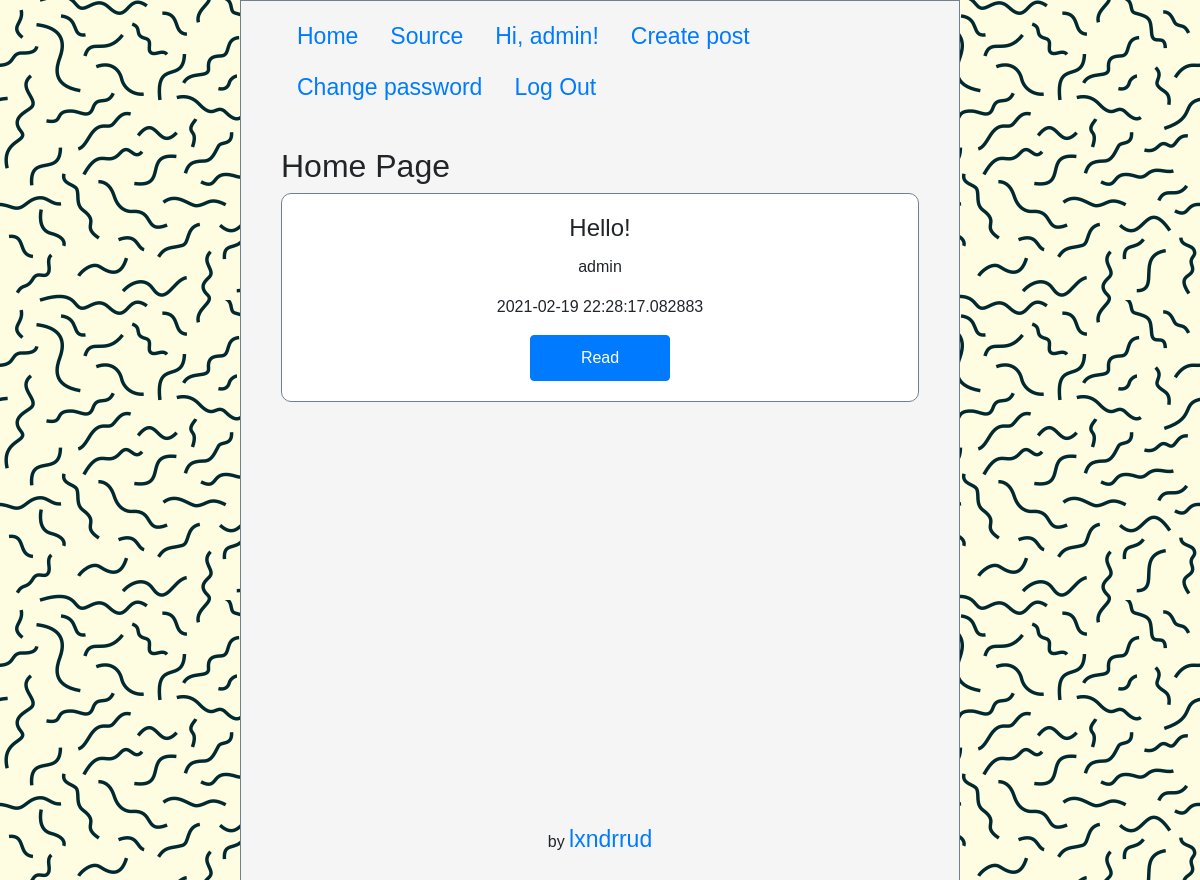
Page / (signed in) on the earlier database version.
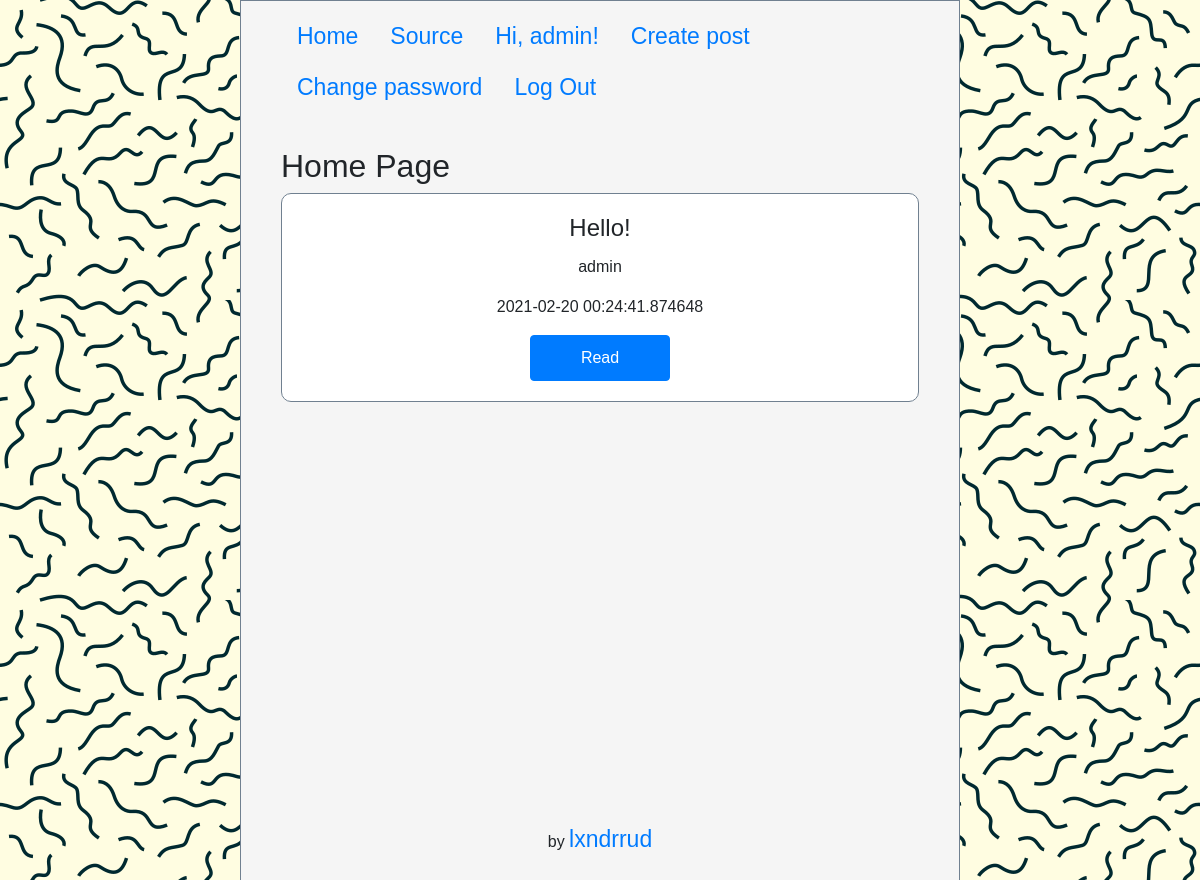
Same page on the later database version.
### script.py (models this page shows, shortened)
class Post(db.Model):
    id = db.Column(db.Integer, primary_key=True)
    title = db.Column(db.String(50), nullable=False)
    text = db.Column(db.String(500), nullable=False)
    datetime = db.Column(db.DateTime, nullable=False, default=datetime.now())
    author_nickname = db.Column(db.String(50), db.ForeignKey('user.nickname'))
    commentaries = db.relationship('Commentary', backref=db.backref('post'))
    likes = db.relationship('Like', backref=db.backref('post'))

### script.py (the view)
@app.route('/', methods=['GET'])
def home():
    if not session.get('is_authenticated', False):
        session['is_authenticated'] = False
    posts = Post.query.order_by(Post.datetime).all()
    posts.reverse()
    return render_template('home.html', posts=posts)

### templates/home.html (shortened to what this page needs)
{% extends 'base.html' %}
{% block content %}
    <h2 class="page-title">Home Page</h2>
    {% for post in posts %}
        <div class="card">
            <div class="card-body">
                <h4 class="card-title">{{ post.title }}</h4>
                <p class="card-text">{{ post.author_nickname }}</p>
                <p class="card-text">{{ post.datetime }}</p>
                <a href="{{ url_for('post_detail', post_id=post.id) }}" class="btn btn-primary">Read</a>
            </div>
        </div>
    {% endfor %}
{% endblock content %}

### templates/base.html (shortened to what this page needs)
<!doctype html>
<html lang="en">
<head>
    <link rel="stylesheet" href="https://maxcdn.bootstrapcdn.com/bootstrap/4.0.0/css/bootstrap.min.css">
    <link rel="stylesheet" href="{{ url_for('static', filename='css/style.css') }}">
</head>
<body>
    <div class="wrapper">
        <ul class="nav">
            <li class="nav-item">
                <a class="nav-link" href="{{ url_for('home') }}">Home</a>
            </li>
            <li class="nav-item">
                <a href="https://github.com/lxndrrud/flaskalc" class="nav-link">Source</a>
            </li>
            {% if session.is_authenticated %}
                <li class="nav-item">
                    <a class="nav-link" href="{{ url_for('user_posts', nickname=session.nickname) }}">Hi, {{ session.nickname }}!</a>
                </li>
                <li class="nav-item">
                    <a class="nav-link" href="{{ url_for('post_create') }}">Create post</a>
                </li>
                <li class="nav-item">
                    <a class="nav-link" href="{{ url_for('change_password') }}">Change password</a>
                </li>
                <li class="nav-item">
                    <a class="nav-link" href="{{ url_for('logout') }}">Log Out</a>
                </li>
            {% endif %}
        </ul>
        <div class="content">{% block content %}{% endblock content %}</div>
        <div class="footer">
            <p>by <a href="https://github.com/lxndrrud">lxndrrud</a></p>
        </div>
    </div>
</body>
</html>

Differences in the rows shown:
changed Post "Hello!": datetime "2021-02-19 22:28:17.082883" → "2021-02-20 00:24:41.874648"
